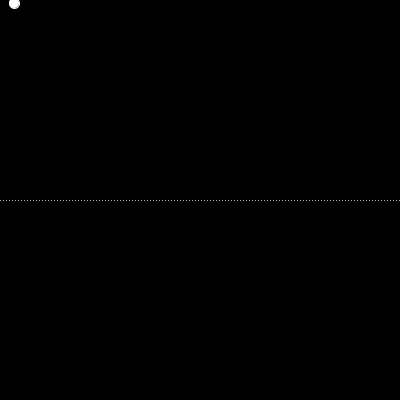
Frame 1 (no input)
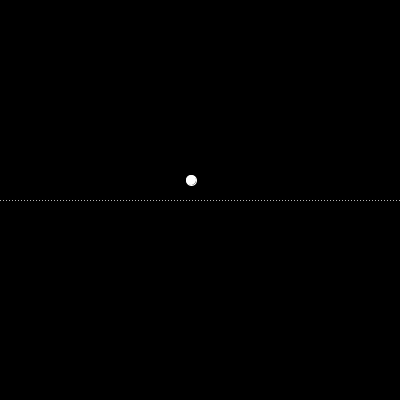
Frame 60 (the mouse pressed at the canvas centre just before this capture)
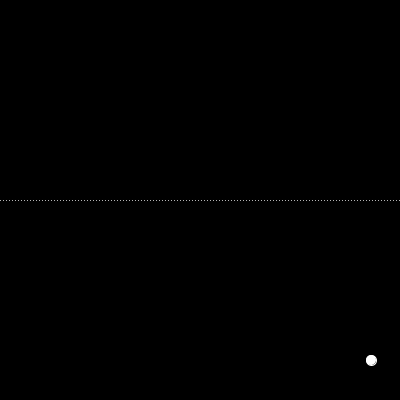
Frame 120 (the mouse held since frame 60 and released just before this capture)

The Processing sketch that drew these frames (run headless with seeded random() and noise(); from frame 60 on, the mouse is pressed at the canvas centre):

// Processing sketch: processing_141908
// ── processing_141908.pde

class Bolita {
  float velocidadx;
  float velocidady;
  int tamano;
  color c1;
  float x;
  float y;
  int direccionx = 1; 
  int direcciony  = 1; 

  void mover()
  {  
    x+=velocidadx * direccionx;
    y+=velocidady * direcciony;
    if (x>width||x<0) {
      direccionx= -direccionx;
    }

    if (y>width||y<0)
    {
      direcciony= -direcciony;
    }
  }
  void dibujar ()
  {
    stroke (c1);
    ellipse(x, y, tamano, tamano);
  }

  //constructor
  Bolita (float x, float y, int t, float v1, float v2) {
    this.x=x;
    this.y=y;
    this.velocidadx=v1;     
    this.velocidady=v2;
    this. tamano=t;
  }
}

float velocidad = 3.0;
int  radio= 10;
float x = radio+1;
float y=0;
 
void setup(){
  size(400, 400);  
  stroke(255);
  smooth();
  fill(255);
  frameRate(15);
}
 
void draw(){
  background(0);
  
  for (float i = 0; i< width; i+= 3){
    point(i, height/2);
  }
  
  x += velocidad;
   y += velocidad;
  ellipse(x, y, radio, radio);
}
